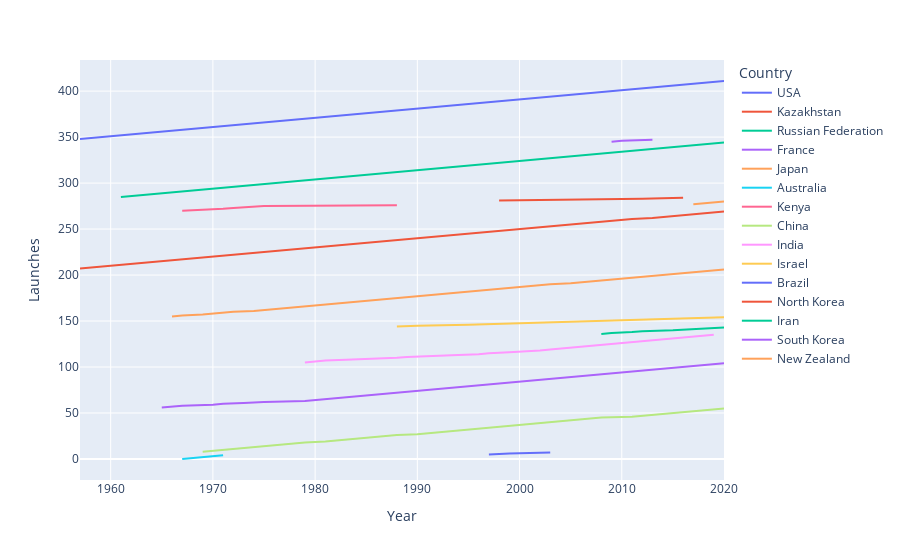

Here is the notebook cell this chart was saved with:
### Code cell
# Make the chart of # of launches(counts) per year
country_chart = px.line(country_by_year,
                  x="Year_Only", 
                  y="Launches",
                  color="Country",
                  hover_name="Launches")
 
country_chart.update_layout(xaxis_title="Year",
                      yaxis_title="Launches")
 
country_chart.show()

### Figure 1 — Plotly figure (JSON) as saved in the notebook; plotly's stock layout.template omitted (floating-point values rounded to 4 significant figures)
{"data": [{"hovertemplate": "<b>%{hovertext}</b><br><br>Country=USA<br>Year_Only=%{x}<br>Launches=%{y}<extra></extra>", "hovertext": [348, 349, 350, 351, 352, 353, 354, 355, 356, 357, 358, 359, 360, 361, 362, 363, 364, 365, 366, 367, 368, 369, 370, 371, 372, 373, 374, 375, 376, 377, 378, 379, 380, 381, 382, 383, 384, 385, 386, 387, 388, 389, 390, 391, 392, 393, 394, 395, 396, 397, 398, 399, 400, 401, 402, 403, 404, 405, 406, 407, 408, 409, 410, 411], "legendgroup": "USA", "line": {"color": "#636efa", "dash": "solid"}, "marker": {"symbol": "circle"}, "mode": "lines", "name": "USA", "orientation": "v", "showlegend": true, "type": "scatter", "x": [1957, 1958, 1959, 1960, 1961, 1962, 1963, 1964, 1965, 1966, 1967, 1968, 1969, 1970, 1971, 1972, 1973, 1974, 1975, 1976, 1977, 1978, 1979, 1980, 1981, 1982, 1983, 1984, 1985, 1986, 1987, 1988, 1989, 1990, 1991, 1992, 1993, 1994, 1995, 1996, 1997, 1998, 1999, 2000, 2001, 2002, 2003, 2004, 2005, 2006, 2007, 2008, 2009, 2010, 2011, 2012, 2013, 2014, 2015, 2016, 2017, 2018, 2019, 2020], "xaxis": "x", "y": [348, 349, 350, 351, 352, 353, 354, 355, 356, 357, 358, 359, 360, 361, 362, 363, 364, 365, 366, 367, 368, 369, 370, 371, 372, 373, 374, 375, 376, 377, 378, 379, 380, 381, 382, 383, 384, 385, 386, 387, 388, 389, 390, 391, 392, 393, 394, 395, 396, 397, 398, 399, 400, 401, 402, 403, 404, 405, 406, 407, 408, 409, 410, 411], "yaxis": "y"}, {"hovertemplate": "<b>%{hovertext}</b><br><br>Country=Kazakhstan<br>Year_Only=%{x}<br>Launches=%{y}<extra></extra>", "hovertext": [207, 208, 209, 210, 211, 212, 213, 214, 215, 216, 217, 218, 219, 220, 221, 222, 223, 224, 225, 226, 227, 228, 229, 230, 231, 232, 233, 234, 235, 236, 237, 238, 239, 240, 241, 242, 243, 244, 245, 246, 247, 248, 249, 250, 251, 252, 253, 254, 255, 256, 257, 258, 259, 260, 261, 262, 263, 264, 265, 266, 267, 268, 269], "legendgroup": "Kazakhstan", "line": {"color": "#EF553B", "dash": "solid"}, "marker": {"symbol": "circle"}, "mode": "lines", "name": "Kazakhstan", "orientation": "v", "showlegend": true, "type": "scatter", "x": [1957, 1958, 1959, 1960, 1961, 1962, 1963, 1964, 1965, 1966, 1967, 1968, 1969, 1970, 1971, 1972, 1973, 1974, 1975, 1976, 1977, 1978, 1979, 1980, 1981, 1982, 1983, 1984, 1985, 1986, 1987, 1988, 1989, 1990, 1991, 1992, 1993, 1994, 1995, 1996, 1997, 1998, 1999, 2000, 2001, 2002, 2003, 2004, 2005, 2006, 2007, 2008, 2009, 2010, 2011, 2013, 2014, 2015, 2016, 2017, 2018, 2019, 2020], "xaxis": "x", "y": [207, 208, 209, 210, 211, 212, 213, 214, 215, 216, 217, 218, 219, 220, 221, 222, 223, 224, 225, 226, 227, 228, 229, 230, 231, 232, 233, 234, 235, 236, 237, 238, 239, 240, 241, 242, 243, 244, 245, 246, 247, 248, 249, 250, 251, 252, 253, 254, 255, 256, 257, 258, 259, 260, 261, 262, 263, 264, 265, 266, 267, 268, 269], "yaxis": "y"}, {"hovertemplate": "<b>%{hovertext}</b><br><br>Country=Russian Federation<br>Year_Only=%{x}<br>Launches=%{y}<extra></extra>", "hovertext": [285, 286, 287, 288, 289, 290, 291, 292, 293, 294, 295, 296, 297, 298, 299, 300, 301, 302, 303, 304, 305, 306, 307, 308, 309, 310, 311, 312, 313, 314, 315, 316, 317, 318, 319, 320, 321, 322, 323, 324, 325, 326, 327, 328, 329, 330, 331, 332, 333, 334, 335, 336, 337, 338, 339, 340, 341, 342, 343, 344], "legendgroup": "Russian Federation", "line": {"color": "#00cc96", "dash": "solid"}, "marker": {"symbol": "circle"}, "mode": "lines", "name": "Russian Federation", "orientation": "v", "showlegend": true, "type": "scatter", "x": [1961, 1962, 1963, 1964, 1965, 1966, 1967, 1968, 1969, 1970, 1971, 1972, 1973, 1974, 1975, 1976, 1977, 1978, 1979, 1980, 1981, 1982, 1983, 1984, 1985, 1986, 1987, 1988, 1989, 1990, 1991, 1992, 1993, 1994, 1995, 1996, 1997, 1998, 1999, 2000, 2001, 2002, 2003, 2004, 2005, 2006, 2007, 2008, 2009, 2010, 2011, 2012, 2013, 2014, 2015, 2016, 2017, 2018, 2019, 2020], "xaxis": "x", "y": [285, 286, 287, 288, 289, 290, 291, 292, 293, 294, 295, 296, 297, 298, 299, 300, 301, 302, 303, 304, 305, 306, 307, 308, 309, 310, 311, 312, 313, 314, 315, 316, 317, 318, 319, 320, 321, 322, 323, 324, 325, 326, 327, 328, 329, 330, 331, 332, 333, 334, 335, 336, 337, 338, 339, 340, 341, 342, 343, 344], "yaxis": "y"}, {"hovertemplate": "<b>%{hovertext}</b><br><br>Country=France<br>Year_Only=%{x}<br>Launches=%{y}<extra></extra>", "hovertext": [56, 57, 58, 59, 60, 61, 62, 63, 64, 65, 66, 67, 68, 69, 70, 71, 72, 73, 74, 75, 76, 77, 78, 79, 80, 81, 82, 83, 84, 85, 86, 87, 88, 89, 90, 91, 92, 93, 94, 95, 96, 97, 98, 99, 100, 101, 102, 103, 104], "legendgroup": "France", "line": {"color": "#ab63fa", "dash": "solid"}, "marker": {"symbol": "circle"}, "mode": "lines", "name": "France", "orientation": "v", "showlegend": true, "type": "scatter", "x": [1965, 1966, 1967, 1970, 1971, 1973, 1975, 1979, 1980, 1981, 1982, 1983, 1984, 1985, 1986, 1987, 1988, 1989, 1990, 1991, 1992, 1993, 1994, 1995, 1996, 1997, 1998, 1999, 2000, 2001, 2002, 2003, 2004, 2005, 2006, 2007, 2008, 2009, 2010, 2011, 2012, 2013, 2014, 2015, 2016, 2017, 2018, 2019, 2020], "xaxis": "x", "y": [56, 57, 58, 59, 60, 61, 62, 63, 64, 65, 66, 67, 68, 69, 70, 71, 72, 73, 74, 75, 76, 77, 78, 79, 80, 81, 82, 83, 84, 85, 86, 87, 88, 89, 90, 91, 92, 93, 94, 95, 96, 97, 98, 99, 100, 101, 102, 103, 104], "yaxis": "y"}, {"hovertemplate": "<b>%{hovertext}</b><br><br>Country=Japan<br>Year_Only=%{x}<br>Launches=%{y}<extra></extra>", "hovertext": [155, 156, 157, 158, 159, 160, 161, 162, 163, 164, 165, 166, 167, 168, 169, 170, 171, 172, 173, 174, 175, 176, 177, 178, 179, 180, 181, 182, 183, 184, 185, 186, 187, 188, 189, 190, 191, 192, 193, 194, 195, 196, 197, 198, 199, 200, 201, 202, 203, 204, 205, 206], "legendgroup": "Japan", "line": {"color": "#FFA15A", "dash": "solid"}, "marker": {"symbol": "circle"}, "mode": "lines", "name": "Japan", "orientation": "v", "showlegend": true, "type": "scatter", "x": [1966, 1967, 1969, 1970, 1971, 1972, 1974, 1975, 1976, 1977, 1978, 1979, 1980, 1981, 1982, 1983, 1984, 1985, 1986, 1987, 1988, 1989, 1990, 1991, 1992, 1993, 1994, 1995, 1996, 1997, 1998, 1999, 2000, 2001, 2002, 2003, 2005, 2006, 2007, 2008, 2009, 2010, 2011, 2012, 2013, 2014, 2015, 2016, 2017, 2018, 2019, 2020], "xaxis": "x", "y": [155, 156, 157, 158, 159, 160, 161, 162, 163, 164, 165, 166, 167, 168, 169, 170, 171, 172, 173, 174, 175, 176, 177, 178, 179, 180, 181, 182, 183, 184, 185, 186, 187, 188, 189, 190, 191, 192, 193, 194, 195, 196, 197, 198, 199, 200, 201, 202, 203, 204, 205, 206], "yaxis": "y"}, {"hovertemplate": "<b>%{hovertext}</b><br><br>Country=Australia<br>Year_Only=%{x}<br>Launches=%{y}<extra></extra>", "hovertext": [0, 1, 2, 3, 4], "legendgroup": "Australia", "line": {"color": "#19d3f3", "dash": "solid"}, "marker": {"symbol": "circle"}, "mode": "lines", "name": "Australia", "orientation": "v", "showlegend": true, "type": "scatter", "x": [1967, 1968, 1969, 1970, 1971], "xaxis": "x", "y": [0, 1, 2, 3, 4], "yaxis": "y"}, {"hovertemplate": "<b>%{hovertext}</b><br><br>Country=Kenya<br>Year_Only=%{x}<br>Launches=%{y}<extra></extra>", "hovertext": [270, 271, 272, 273, 274, 275, 276], "legendgroup": "Kenya", "line": {"color": "#FF6692", "dash": "solid"}, "marker": {"symbol": "circle"}, "mode": "lines", "name": "Kenya", "orientation": "v", "showlegend": true, "type": "scatter", "x": [1967, 1970, 1971, 1972, 1974, 1975, 1988], "xaxis": "x", "y": [270, 271, 272, 273, 274, 275, 276], "yaxis": "y"}, {"hovertemplate": "<b>%{hovertext}</b><br><br>Country=China<br>Year_Only=%{x}<br>Launches=%{y}<extra></extra>", "hovertext": [8, 9, 10, 11, 12, 13, 14, 15, 16, 17, 18, 19, 20, 21, 22, 23, 24, 25, 26, 27, 28, 29, 30, 31, 32, 33, 34, 35, 36, 37, 38, 39, 40, 41, 42, 43, 44, 45, 46, 47, 48, 49, 50, 51, 52, 53, 54, 55], "legendgroup": "China", "line": {"color": "#B6E880", "dash": "solid"}, "marker": {"symbol": "circle"}, "mode": "lines", "name": "China", "orientation": "v", "showlegend": true, "type": "scatter", "x": [1969, 1970, 1971, 1972, 1973, 1974, 1975, 1976, 1977, 1978, 1979, 1981, 1982, 1983, 1984, 1985, 1986, 1987, 1988, 1990, 1991, 1992, 1993, 1994, 1995, 1996, 1997, 1998, 1999, 2000, 2001, 2002, 2003, 2004, 2005, 2006, 2007, 2008, 2011, 2012, 2013, 2014, 2015, 2016, 2017, 2018, 2019, 2020], "xaxis": "x", "y": [8, 9, 10, 11, 12, 13, 14, 15, 16, 17, 18, 19, 20, 21, 22, 23, 24, 25, 26, 27, 28, 29, 30, 31, 32, 33, 34, 35, 36, 37, 38, 39, 40, 41, 42, 43, 44, 45, 46, 47, 48, 49, 50, 51, 52, 53, 54, 55], "yaxis": "y"}, {"hovertemplate": "<b>%{hovertext}</b><br><br>Country=India<br>Year_Only=%{x}<br>Launches=%{y}<extra></extra>", "hovertext": [105, 106, 107, 108, 109, 110, 111, 112, 113, 114, 115, 116, 117, 118, 119, 120, 121, 122, 123, 124, 125, 126, 127, 128, 129, 130, 131, 132, 133, 134, 135], "legendgroup": "India", "line": {"color": "#FF97FF", "dash": "solid"}, "marker": {"symbol": "circle"}, "mode": "lines", "name": "India", "orientation": "v", "showlegend": true, "type": "scatter", "x": [1979, 1980, 1981, 1983, 1987, 1988, 1989, 1993, 1994, 1996, 1997, 1999, 2001, 2002, 2003, 2004, 2005, 2006, 2007, 2008, 2009, 2010, 2011, 2012, 2013, 2014, 2015, 2016, 2017, 2018, 2019], "xaxis": "x", "y": [105, 106, 107, 108, 109, 110, 111, 112, 113, 114, 115, 116, 117, 118, 119, 120, 121, 122, 123, 124, 125, 126, 127, 128, 129, 130, 131, 132, 133, 134, 135], "yaxis": "y"}, {"hovertemplate": "<b>%{hovertext}</b><br><br>Country=Israel<br>Year_Only=%{x}<br>Launches=%{y}<extra></extra>", "hovertext": [144, 145, 146, 147, 148, 149, 150, 151, 152, 153, 154], "legendgroup": "Israel", "line": {"color": "#FECB52", "dash": "solid"}, "marker": {"symbol": "circle"}, "mode": "lines", "name": "Israel", "orientation": "v", "showlegend": true, "type": "scatter", "x": [1988, 1990, 1995, 1998, 2002, 2004, 2007, 2010, 2014, 2016, 2020], "xaxis": "x", "y": [144, 145, 146, 147, 148, 149, 150, 151, 152, 153, 154], "yaxis": "y"}, {"hovertemplate": "<b>%{hovertext}</b><br><br>Country=Brazil<br>Year_Only=%{x}<br>Launches=%{y}<extra></extra>", "hovertext": [5, 6, 7], "legendgroup": "Brazil", "line": {"color": "#636efa", "dash": "solid"}, "marker": {"symbol": "circle"}, "mode": "lines", "name": "Brazil", "orientation": "v", "showlegend": true, "type": "scatter", "x": [1997, 1999, 2003], "xaxis": "x", "y": [5, 6, 7], "yaxis": "y"}, {"hovertemplate": "<b>%{hovertext}</b><br><br>Country=North Korea<br>Year_Only=%{x}<br>Launches=%{y}<extra></extra>", "hovertext": [281, 282, 283, 284], "legendgroup": "North Korea", "line": {"color": "#EF553B", "dash": "solid"}, "marker": {"symbol": "circle"}, "mode": "lines", "name": "North Korea", "orientation": "v", "showlegend": true, "type": "scatter", "x": [1998, 2009, 2012, 2016], "xaxis": "x", "y": [281, 282, 283, 284], "yaxis": "y"}, {"hovertemplate": "<b>%{hovertext}</b><br><br>Country=Iran<br>Year_Only=%{x}<br>Launches=%{y}<extra></extra>", "hovertext": [136, 137, 138, 139, 140, 141, 142, 143], "legendgroup": "Iran", "line": {"color": "#00cc96", "dash": "solid"}, "marker": {"symbol": "circle"}, "mode": "lines", "name": "Iran", "orientation": "v", "showlegend": true, "type": "scatter", "x": [2008, 2009, 2011, 2012, 2015, 2017, 2019, 2020], "xaxis": "x", "y": [136, 137, 138, 139, 140, 141, 142, 143], "yaxis": "y"}, {"hovertemplate": "<b>%{hovertext}</b><br><br>Country=South Korea<br>Year_Only=%{x}<br>Launches=%{y}<extra></extra>", "hovertext": [345, 346, 347], "legendgroup": "South Korea", "line": {"color": "#ab63fa", "dash": "solid"}, "marker": {"symbol": "circle"}, "mode": "lines", "name": "South Korea", "orientation": "v", "showlegend": true, "type": "scatter", "x": [2009, 2010, 2013], "xaxis": "x", "y": [345, 346, 347], "yaxis": "y"}, {"hovertemplate": "<b>%{hovertext}</b><br><br>Country=New Zealand<br>Year_Only=%{x}<br>Launches=%{y}<extra></extra>", "hovertext": [277, 278, 279, 280], "legendgroup": "New Zealand", "line": {"color": "#FFA15A", "dash": "solid"}, "marker": {"symbol": "circle"}, "mode": "lines", "name": "New Zealand", "orientation": "v", "showlegend": true, "type": "scatter", "x": [2017, 2018, 2019, 2020], "xaxis": "x", "y": [277, 278, 279, 280], "yaxis": "y"}], "layout": {"legend": {"title": {"text": "Country"}, "tracegroupgap": 0}, "margin": {"t": 60}, "xaxis": {"anchor": "y", "domain": [0, 1], "title": {"text": "Year"}}, "yaxis": {"anchor": "x", "domain": [0, 1], "title": {"text": "Launches"}}}}
